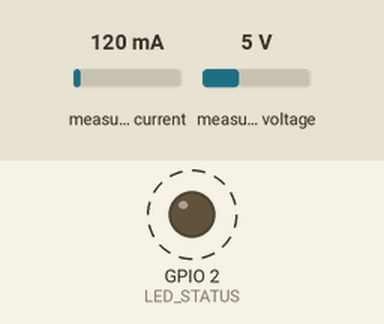
Bench run of a program on a simulated ESP32. Parts: output pins drawn as LEDs (lit = HIGH). Dashed ring = blinking. The inputs (shaded band) are chosen by the test bench; at power-on: measured current 120 mA, measured voltage 5 V. WiFi joins after 1.5 s; servers stay silent unless stated; uploads are accepted with an empty reply; what the program prints to the serial monitor is not drawn.

Above: at 3.6 s.
Timing chart, 0 to 7.1 s (numbered marks = the images above):
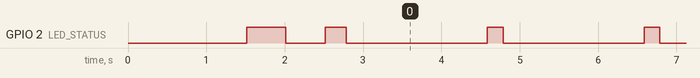

The program:

main.cpp
```cpp
#include <Arduino.h>
#include <ArduinoJson.h>
#include <HTTPClient.h>
#include <PZEM004Tv30.h>
#include <WiFi.h>
#include <WiFiClientSecure.h>

/*
 * =====================================================================================
 * PROJET : PZEM-004T Energy Monitor & Supabase Telemetry
 * =====================================================================================
 * Architecture : ESP32 + PZEM-004T v3.0 ---> Supabase (PostgreSQL REST) --->
 * Dashboard Web
 *
 * Câblage ESP32 vers PZEM-004T :
 * - ESP32 5V (VIN)      <---> PZEM 5V
 * - ESP32 GND           <---> PZEM GND
 * - ESP32 GPIO 16 (RX2) <---> PZEM TX
 * - ESP32 GPIO 17 (TX2) <---> PZEM RX
 * =====================================================================================
 */

// ---------------------- 1. CONFIGURATION WI-FI & SUPABASE --------------------

const char *WIFI_SSID = "Airtel_4G_SMARTCONNECT_422D";
const char *WIFI_PASSWORD = "7CBBAF62";

const char *SUPABASE_URL = "https://jjwudgxkitmmyjhzafis.supabase.co";
const char *SUPABASE_ANON_KEY =
    "eyJhbGciOiJIUzI1NiIsInR5cCI6IkpXVCJ9."
    "eyJpc3MiOiJzdXBhYmFzZSIsInJlZiI6Impqd3VkZ3hraXRtbXlqaHphZmlzIiwicm9sZSI6Im"
    "Fub24iLCJpYXQiOjE3OTA3MDY2NjksImV4cCI6MjEwNjI4MjY2OX0.OWbvCxN8DuCJrFuLP-"
    "wWehU3DQNqUBaab7OMt5o3ziY";

// Seuil d'alerte de surpuissance en Watts (ex: 3500 W pour un disjoncteur 16A
// sous 230V)
const float POWER_ALERT_THRESHOLD = 3500.0;

// ---------------------- 2. BROCHES & MATÉRIEL -------------------------------
#define PZEM_RX_PIN 16
#define PZEM_TX_PIN 17
#define PZEM_SERIAL Serial2
#define LED_STATUS 2 // LED d'état (GPIO 2)

PZEM004Tv30 pzem(PZEM_SERIAL, PZEM_RX_PIN, PZEM_TX_PIN);

// ---------------------- 3. INTERVALLES TEMPORELS ----------------------------
const unsigned long TELEMETRY_INTERVAL =
    2000; // Envoi à Supabase toutes les 2 secondes
unsigned long lastTelemetryTime = 0;

// ---------------------- 4. FONCTIONS AUXILIAIRES ----------------------------

// Connexion au réseau Wi-Fi avec gestion non-bloquante
void connectWiFi() {
  if (WiFi.status() == WL_CONNECTED)
    return;

  Serial.printf("\n[Wi-Fi] Connexion à : %s", WIFI_SSID);
  WiFi.mode(WIFI_STA);
  WiFi.begin(WIFI_SSID, WIFI_PASSWORD);

  int attempts = 0;
  while (WiFi.status() != WL_CONNECTED && attempts < 20) {
    delay(500);
    Serial.print(".");
    digitalWrite(LED_STATUS, !digitalRead(LED_STATUS));
    attempts++;
  }

  if (WiFi.status() == WL_CONNECTED) {
    digitalWrite(LED_STATUS, HIGH);
    Serial.println(F("\n[Wi-Fi] Connecté ! 🎉"));
    Serial.printf("[Wi-Fi] IP : %s | Signal : %d dBm\n\n",
                  WiFi.localIP().toString().c_str(), WiFi.RSSI());
  } else {
    digitalWrite(LED_STATUS, LOW);
    Serial.println(
        F("\n[Wi-Fi] ⚠️ Échec de connexion (vérifiez SSID/Mot de passe)."));
  }
}

// Envoi des données vers la table PostgreSQL Supabase via REST API PostgREST
bool sendToSupabase(float voltage, float current, float power, float energy,
                    float frequency, float pf) {
  if (WiFi.status() != WL_CONNECTED) {
    connectWiFi();
    if (WiFi.status() != WL_CONNECTED)
      return false;
  }

  // 1. Préparation du payload JSON
  JsonDocument doc;
  doc["voltage"] = serialized(String(voltage, 1));
  doc["current"] = serialized(String(current, 3));
  doc["power"] = serialized(String(power, 1));
  doc["energy"] = serialized(String(energy, 3));
  doc["frequency"] = serialized(String(frequency, 1));
  doc["pf"] = serialized(String(pf, 2));
  doc["wifi_rssi"] = WiFi.RSSI();
  doc["alert"] = (power > POWER_ALERT_THRESHOLD);

  String jsonPayload;
  serializeJson(doc, jsonPayload);

  // 2. Préparation du client HTTPS
  WiFiClientSecure client;
  client.setInsecure(); // Accepte le certificat SSL Supabase

  HTTPClient http;
  String endpoint = String(SUPABASE_URL) + "/rest/v1/telemetry";

  if (!http.begin(client, endpoint)) {
    Serial.println(F("[Supabase] ❌ Échec initialisation HTTPS"));
    return false;
  }

  // Headers d'authentification et format Supabase
  http.addHeader("Content-Type", "application/json");
  http.addHeader("apikey", SUPABASE_ANON_KEY);
  http.addHeader("Authorization", String("Bearer ") + SUPABASE_ANON_KEY);
  http.addHeader("Prefer",
                 "return=minimal"); // Évite de renvoyer la ligne insérée pour
                                    // économiser la bande passante

  // 3. Envoi de la requête HTTP POST pour insérer la nouvelle ligne
  digitalWrite(LED_STATUS, HIGH);
  int httpResponseCode = http.POST(jsonPayload);
  digitalWrite(LED_STATUS, LOW);

  if (httpResponseCode == 201 || httpResponseCode == 200 ||
      httpResponseCode == 204) {
    Serial.printf("[Supabase] 🚀 Mesure insérée avec succès (HTTP %d) : %.1f W "
                  "| %.1f V\n",
                  httpResponseCode, power, voltage);
    http.end();
    return true;
  } else {
    Serial.printf("[Supabase] ❌ Erreur HTTP %d : %s\n", httpResponseCode,
                  http.getString().c_str());
    http.end();
    return false;
  }
}

// ---------------------- 5. SETUP & LOOP -------------------------------------
void setup() {
  pinMode(LED_STATUS, OUTPUT);
  digitalWrite(LED_STATUS, LOW);

  Serial.begin(115200);
  delay(1000);

  Serial.println(F("\n=================================================="));
  Serial.println(F("     ⚡ PZEM-004T + Supabase Energy Monitor ⚡     "));
  Serial.println(F("=================================================="));

  connectWiFi();

  Serial.println(F("[PZEM] Initialisation du capteur sur UART2..."));
  Serial.printf("[PZEM] Adresse capteur : 0x%X\n\n", pzem.readAddress());
}

void loop() {
  unsigned long currentMillis = millis();

  if (currentMillis - lastTelemetryTime >= TELEMETRY_INTERVAL) {
    lastTelemetryTime = currentMillis;

    float voltage = pzem.voltage();
    float current = pzem.current();
    float power = pzem.power();
    float energy = pzem.energy();
    float frequency = pzem.frequency();
    float pf = pzem.pf();

    if (isnan(voltage)) {
      // Serial.println(F("⚠️ [PZEM] En attente de signal secteur 230V..."));
    } else {
      Serial.printf("⚡ U=%.1fV | I=%.3fA | P=%.1fW | E=%.3fkWh | F=%.1fHz | "
                    "CosPhi=%.2f\n",
                    voltage, current, power, energy, frequency, pf);

      sendToSupabase(voltage, current, power, energy, frequency, pf);
    }
  }
}
```

Measured:
- by itself, GPIO 2 (LED_STATUS): goes LOW 0.50 s, HIGH 0.27 s, 63 × (LOW 1.8 s, HIGH 0.20 s), then LOW
